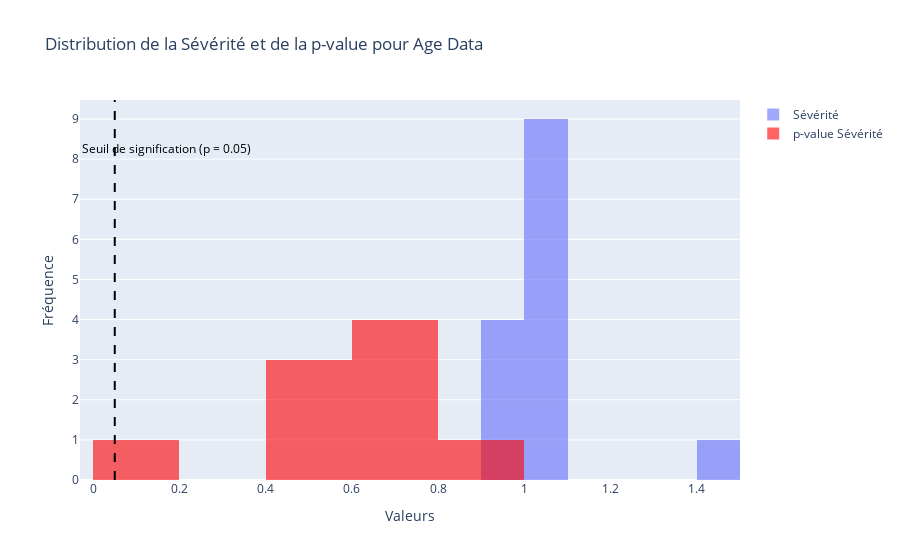
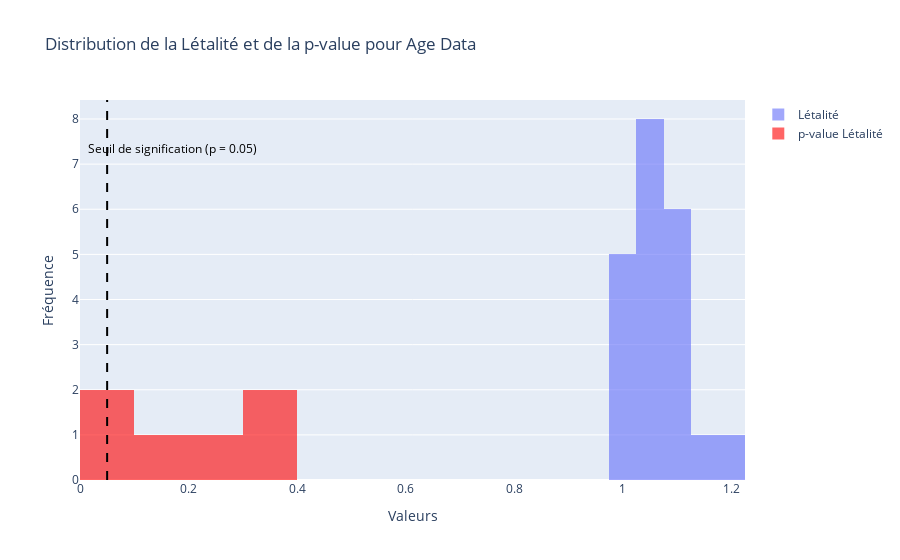
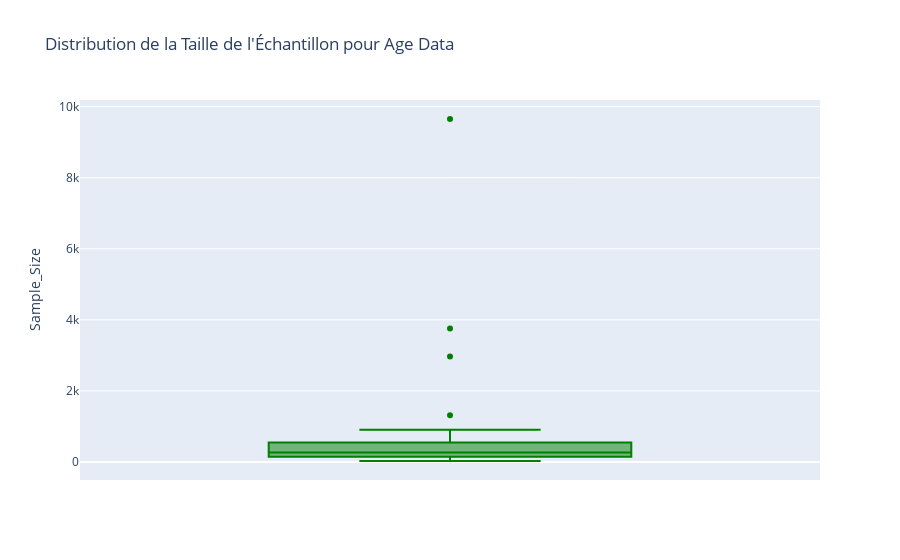
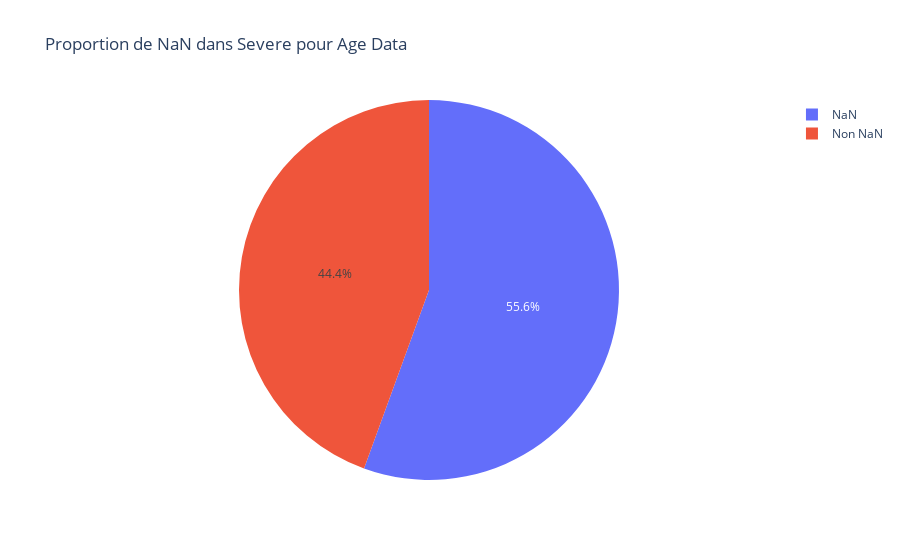

The code cell stored with these charts, in order, in its notebook:
### Code cell
for name, dataset in datasets.items():
    rename_columns(dataset)
    dataset = extract_sample_studies(dataset)
    dataset["Severe_number"] = dataset["Severe"].astype(str).apply(lambda x: float(re.search(r"\d+(\.\d+)?", x).group()) if re.search(r"\d+(\.\d+)?", x) else None)
    dataset["Fatality_number"] = dataset["Fatality"].astype(str).apply(lambda x: float(re.search(r"\d+(\.\d+)?", x).group()) if re.search(r"\d+(\.\d+)?", x) else None)
    severe_Fatality_plot_districution(dataset,name)
    sample_size_plot_distribution(dataset,name)
    proportion_presence(dataset,name)
    proportion_significant(dataset,name)
    
df_Age = datasets["Age Data"]
df_Diabetes = datasets["Diabetes Data"]
df_overweight = datasets["Overweight Data"]

### Figure 1 — Plotly figure (JSON) as saved in the notebook; plotly's stock layout.template omitted (floating-point values rounded to 4 significant figures)
{"data": [{"name": "Sévérité", "opacity": 0.6, "type": "histogram", "x": [0.99, 0.99, 0.99, 1.01, 1.0, 1.0, 1.06, 1.46, 1.05, 1.06, 1.08, 1.02, 1.06, 0.97]}, {"marker": {"color": "red"}, "name": "p-value Sévérité", "opacity": 0.6, "type": "histogram", "x": ["0.65", "0.6", "0.55", "0.6", "0.87", "0.73", "<0.01", "0.51", "<0.01", "0.05", "<0.01", "0.52", "<0.01", "<0.05"]}], "layout": {"annotations": [{"font": {"color": "black", "size": 12}, "showarrow": false, "text": "Seuil de signification (p = 0.05)", "x": 0.17, "y": 0.9, "yref": "paper"}], "barmode": "overlay", "shapes": [{"line": {"color": "black", "dash": "dash", "width": 2}, "type": "line", "x0": 0.05, "x1": 0.05, "y0": 0, "y1": 1, "yref": "paper"}], "title": {"text": "Distribution de la Sévérité et de la p-value pour Age Data"}, "xaxis": {"title": {"text": "Valeurs"}}, "yaxis": {"title": {"text": "Fréquence"}}}}

### Figure 2 — Plotly figure (JSON) as saved in the notebook; plotly's stock layout.template omitted (floating-point values rounded to 4 significant figures)
{"data": [{"name": "Létalité", "opacity": 0.6, "type": "histogram", "x": [1.11, 1.01, 1.02, 1.02, 1.12, 1.01, 1.04, 1.08, 1.06, 1.05, 1.05, 1.0, 1.06, 1.08, 1.06, 1.03, 1.1, 1.14, 1.18, 1.06, 1.09]}, {"marker": {"color": "red"}, "name": "p-value Létalité", "opacity": 0.6, "type": "histogram", "x": ["0.18", "0.37", "<0.05", "<0.05", "<0.05", "0.38", "<0.05", "<0.01", "<0.01", "<0.01", "0.04", "<0.01", "<0.01", "<0.01", "0.03", "0.25", "<0.05", "<0.05", "<0.01", "<0.05", "<0.05"]}], "layout": {"annotations": [{"font": {"color": "black", "size": 12}, "showarrow": false, "text": "Seuil de signification (p = 0.05)", "x": 0.17, "y": 0.9, "yref": "paper"}], "barmode": "overlay", "shapes": [{"line": {"color": "black", "dash": "dash", "width": 2}, "type": "line", "x0": 0.05, "x1": 0.05, "y0": 0, "y1": 1, "yref": "paper"}], "title": {"text": "Distribution de la Létalité et de la p-value pour Age Data"}, "xaxis": {"title": {"text": "Valeurs"}}, "yaxis": {"title": {"text": "Fréquence"}}}}

### Figure 3 — Plotly figure (JSON) as saved in the notebook; plotly's stock layout.template omitted (floating-point values rounded to 4 significant figures)
{"data": [{"alignmentgroup": "True", "hovertemplate": "Sample_Size=%{y}<extra></extra>", "legendgroup": "", "marker": {"color": "green"}, "name": "", "notched": false, "offsetgroup": "", "orientation": "v", "showlegend": false, "type": "box", "x0": " ", "xaxis": "x", "y": [1317, 92, 332, 332, 332, 332, 107, 550, 550, 904, 904, 244, 671, 671, 217, 217, 610, 154, 2968, 257, 257, 340, 124, 124, 275, 681, 339, 339, 377, 102, 28, 110, 298, 249, 249, 135, 191, 191, 150, 150, 9651, 55, 267, 3753, 82], "y0": " ", "yaxis": "y"}], "layout": {"boxmode": "group", "legend": {"tracegroupgap": 0}, "title": {"text": "Distribution de la Taille de l'Échantillon pour Age Data"}, "xaxis": {"anchor": "y", "domain": [0, 1]}, "yaxis": {"anchor": "x", "domain": [0, 1], "title": {"text": "Sample_Size"}}}}

### Figure 4 — Plotly figure (JSON) as saved in the notebook; plotly's stock layout.template omitted (floating-point values rounded to 4 significant figures)
{"data": [{"domain": {"x": [0, 1], "y": [0, 1]}, "hovertemplate": "Type=%{label}<br>Count=%{value}<extra></extra>", "labels": ["NaN", "Non NaN"], "legendgroup": "", "name": "", "showlegend": true, "type": "pie", "values": [25, 20]}], "layout": {"legend": {"tracegroupgap": 0}, "title": {"text": "Proportion de NaN dans Severe pour Age Data"}}}
